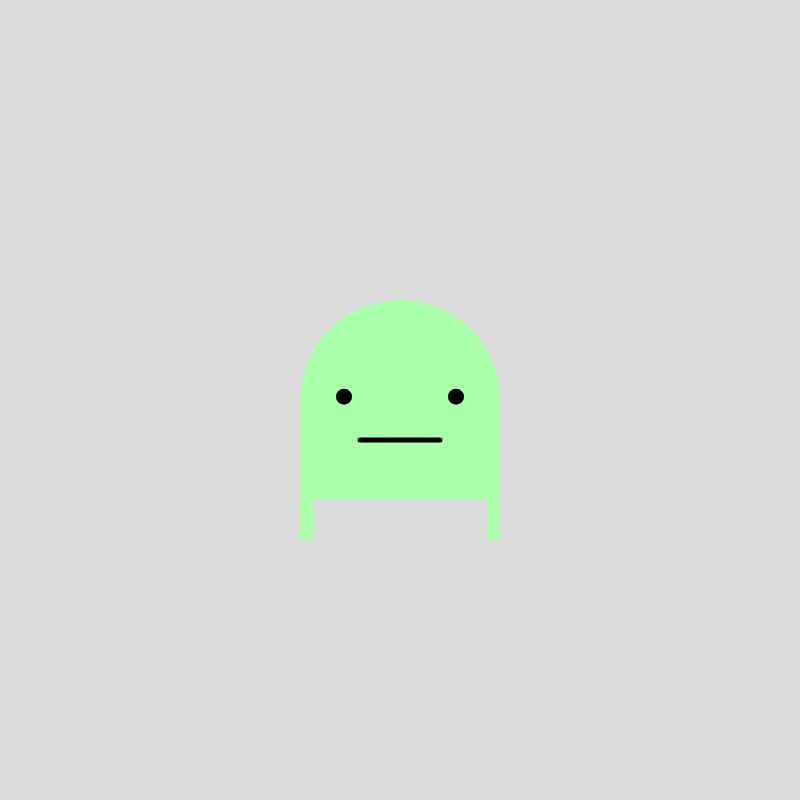
Frame 1 (no input)
Frame 60 (no input): identical to frame 1, image omitted
Frame 120 (the mouse pressed at the canvas centre since frame 60): identical to frame 1, image omitted

The p5.js sketch that drew this single still picture (run headless with seeded random() and noise() and a simulated clock; from frame 60 on, the mouse is pressed at the canvas centre):

// p5.js sketch
// ── sketch.js
// mutiple keys and outlines 
// Troy
// 09/15/2025
//
// Extra for Experts:
// Idk what this is for fr


function setup() {
  createCanvas(800, 800);
}

function draw() {
  background(220);
  guy();
}

function guy(){
  let size = 200;
  let shift = size /2;
  let leg = size*0.08
  let x = width/2
  let y = height/2
  strokeWeight(0);
  fill("#AAFFAA");
  rect(x - shift, y - shift, size, size,size,size,0,0);
  rect(x-shift, y + shift, leg *0.8,size*0.2);
  rect(x+ shift -(leg*0.8), y + shift, leg*0.8,size*0.2);
  strokeWeight(size*0.025);
  line(x - (shift/2.5), y + (shift/2.5),x + (shift/2.5),y + (shift/2.5));
  strokeWeight(0);
  fill("black");
  circle(x- (leg*3.5), y - (shift/30) ,leg);
  circle(x+ (leg*3.5), y - (shift/30) ,leg);
}
